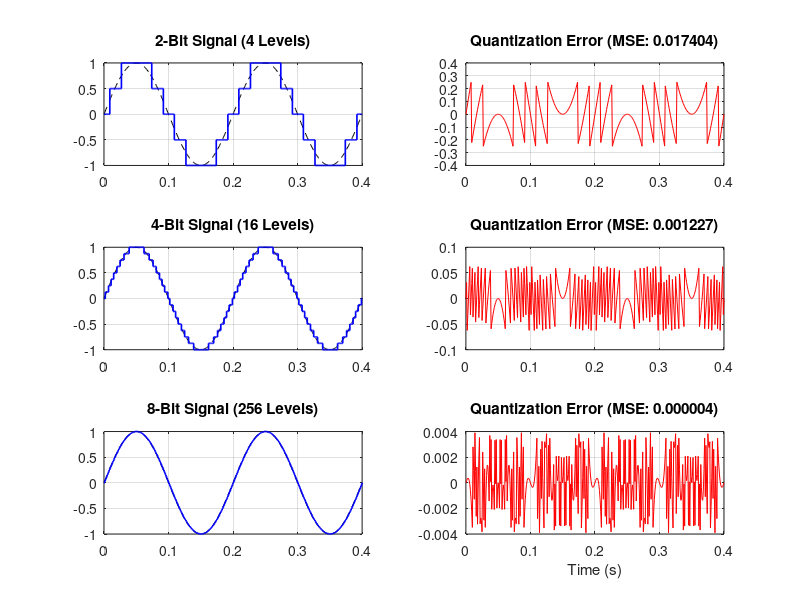

Recreate this plot in MATLAB.
% --- Problem 9: Effect of Bit Resolution ---
fs = 1000;
t = 0:1/fs:0.4;
f = 5; 
x = sin(2 * pi * f * t); % Original Signal

bits = [2, 4, 8]; % Bit depths to compare
figure('Name', 'Problem 9: Bit Resolution Comparison');

for i = 1:length(bits)
    n = bits(i);
    L = 2^n; % Number of levels

    % Quantization Process
    delta = (max(x) - min(x)) / L;
    xq = round(x / delta) * delta;

    % Error Calculation
    error_sig = x - xq;
    mse = mean(error_sig.^2);

    % --- Plotting ---
    % Quantized Signal Plot
    subplot(3, 2, 2*i-1);
    plot(t, x, 'k--', 'LineWidth', 0.5); hold on;
    stairs(t, xq, 'b', 'LineWidth', 1.2);
    title([num2str(n), '-Bit Signal (', num2str(L), ' Levels)']);
    grid on;

    % Error Plot
    subplot(3, 2, 2*i);
    plot(t, error_sig, 'r');
    title(['Quantization Error (MSE: ', num2str(mse, '%.6f'), ')']);
    grid on;
end

xlabel('Time (s)');
